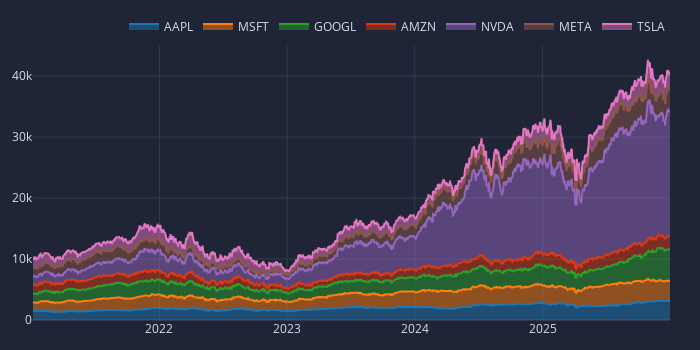

The notebook cell this image was saved under:
### Code cell
# Shows how the portfolio composition changes over time
pf_bh_asset_value = pf_bh.asset_value(group_by=False)

# Show asset development over time
fig = pf_bh_asset_value.vbt.plot(
    trace_names=symbols,
    trace_kwargs=dict(stackgroup='one')
)
fig.write_image('portfolio_composition.svg')
fig.show()

### Figure 1 — Plotly figure (JSON) as saved in the notebook; plotly's stock layout.template omitted (floating-point values rounded to 4 significant figures; data arrays with more than 128 entries replaced by an {"elided": "..."} marker saying what was removed)
{"data": [{"name": "AAPL", "showlegend": true, "stackgroup": "one", "type": "scatter", "uid": "d4f1ee82-7723-4618-9dc1-f4a49e21cf73", "x": {"elided": "1255 str values"}, "y": {"elided": "1255 float values"}}, {"name": "MSFT", "showlegend": true, "stackgroup": "one", "type": "scatter", "uid": "e8a4d55a-1f06-414e-9e04-22c4865ff137", "x": {"elided": "1255 str values"}, "y": {"elided": "1255 float values"}}, {"name": "GOOGL", "showlegend": true, "stackgroup": "one", "type": "scatter", "uid": "a822f00b-f754-4ded-9140-7badb3a6de78", "x": {"elided": "1255 str values"}, "y": {"elided": "1255 float values"}}, {"name": "AMZN", "showlegend": true, "stackgroup": "one", "type": "scatter", "uid": "46ef6025-add1-4d97-967a-8a73226aedd8", "x": {"elided": "1255 str values"}, "y": {"elided": "1255 float values"}}, {"name": "NVDA", "showlegend": true, "stackgroup": "one", "type": "scatter", "uid": "af3d1ab6-ea22-46dd-a791-cb8a4ccd0e54", "x": {"elided": "1255 str values"}, "y": {"elided": "1255 float values"}}, {"name": "META", "showlegend": true, "stackgroup": "one", "type": "scatter", "uid": "b83ff226-b408-4ef7-95b4-5989a6d30ce0", "x": {"elided": "1255 str values"}, "y": {"elided": "1255 float values"}}, {"name": "TSLA", "showlegend": true, "stackgroup": "one", "type": "scatter", "uid": "38cac50f-1def-4f91-b607-d286266d7796", "x": {"elided": "1255 str values"}, "y": {"elided": "1255 float values"}}], "layout": {"height": 350, "legend": {"orientation": "h", "traceorder": "normal", "x": 1, "xanchor": "right", "y": 1.02, "yanchor": "bottom"}, "margin": {"b": 30, "l": 30, "r": 30, "t": 30}, "width": 700}}
